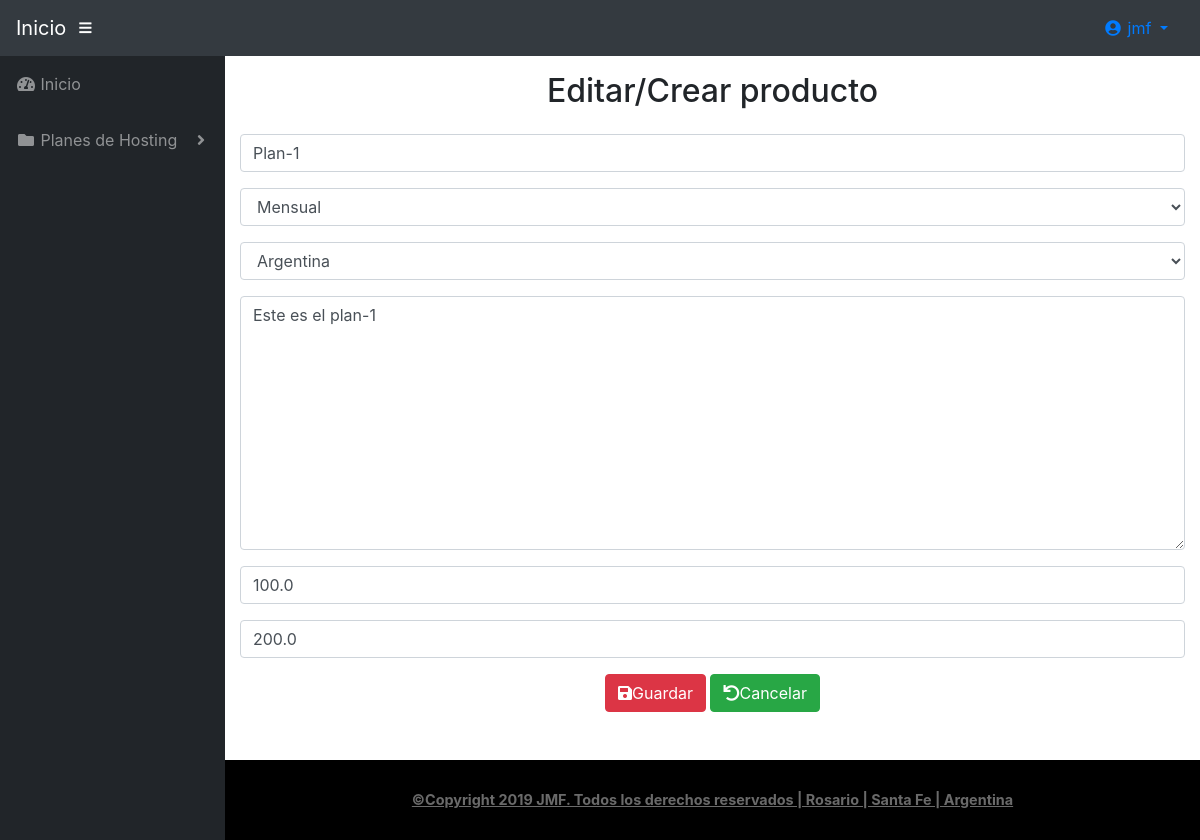
Page /pruebas/productos/edit/1 (signed in) on the committed database.
### pruebas/models.py (models this page shows, shortened)
class Productos(models.Model):
    nombre=models.CharField(max_length=50)
    descripcion=models.CharField(max_length=300)
    periodo=models.ForeignKey(Periodos, on_delete=models.CASCADE,blank=True,null=True)
    pais=models.ForeignKey(Paises, on_delete=models.CASCADE,blank=True,null=True)
    PrecioCompra=models.FloatField(null=True, blank=True)
    PrecioRenovacion=models.FloatField(null=True, blank=True)
    class Meta():
        verbose_name_plural='Productos'

class Periodos(models.Model):
    periodo=models.CharField(max_length=30)
    def __str__(self):
        return '{}'.format(self.periodo)
    class Meta():
        verbose_name_plural='Periodos'

class Paises(models.Model):
    pais=models.CharField(max_length=50)
    def __str__(self):
        return '{}'.format(self.pais)
    class Meta():
        verbose_name_plural='paises'

### pruebas/views.py (the view)
# urls.py: path('productos/edit/<int:pk>', ProductoEdit.as_view(), name='producto_edit'),
class ProductoEdit(SuccessMessageMixin,PermisoDenegado, UpdateView):
    permission_required="pruebas.change_productos"
    model=Productos
    template_name = "pruebas/producto_create.html"
    context_object_name='producto'
    form_class=FormCreate
    success_url= reverse_lazy('pruebas:lista_productos')
    success_message = "El producto %(nombre)s fue modificado exitosamente!"

### pruebas/templates/pruebas/producto_create.html (shortened to what this page needs)
{% extends 'base/base.html' %}
{% block Contenido %}
<form id="form-create" action="" method="post">
    <div class="panel panel-default">
        <div class="panel-heading"><h2 class="mb-4 text-center">Editar/Crear producto</h2></div>
        <div class="panel-body">
          {{ form.as_p }}
          <div class="mb-5 text-center">
            <button type="submit" id="guardar" class="btn btn-danger"><span class="fa fa-save"></span>Guardar</button>
            <a href="{% url 'pruebas:lista_productos' %}" class="btn btn-success"><span class="fa fa-undo"></span>Cancelar</a>
          </div>
        </div>
      </div>
</form>
{%endblock Contenido%}

### templates/base/base.html (shortened to what this page needs)
{%load static%}
<!DOCTYPE html>
<html lang="es">
<head>
   {% block head %}
  <link href="https://cdnjs.cloudflare.com/ajax/libs/select2/4.0.10/css/select2.min.css" rel="stylesheet" />
  <link rel="stylesheet" type="text/css" href="https://cdn.datatables.net/v/dt/dt-1.10.20/datatables.min.css"/>
  <link rel="stylesheet" href="https://stackpath.bootstrapcdn.com/bootstrap/4.3.1/css/bootstrap.min.css">
   <link href="{% static 'Base/css/all.min.css' %}" rel="stylesheet" type="text/css">
  <link href="{% static 'Base/datatables/dataTables.bootstrap4.css' %}" rel="stylesheet">
  <link href="{% static 'Base/css/sb-admin.css' %}" rel="stylesheet">
  <link href="{% static 'Base/css/mycss.css' %}" rel="stylesheet">
  <link href="{% static 'registration/css/registration.css' %}" rel="stylesheet">
  {% endblock %}
</head>
<body id="page-top">
  <nav class="navbar navbar-expand navbar-dark bg-dark static-top">
    <a class="navbar-brand mr-1" href="{% url 'Aplicacion:home' %}">Inicio</a>
    <button class="btn btn-link btn-sm text-white order-1 order-sm-0" id="sidebarToggle" href="#">
      <i class="fas fa-bars" style="float: left"></i>
    </button>
    <ul class="nav navbar-top-links navbar-right">
      <li class="nav-item dropdown no-arrow">
        <a class="nav-link dropdown-toggle" href="#" id="userDropdown" role="button" data-toggle="dropdown"
          aria-haspopup="true" aria-expanded="True">
          <i class="fas fa-user-circle fa-fw"></i>
          {{user.username}}
        </a>
        </li>
      </ul>
    </nav>
  <div id="wrapper">
    <ul class="sidebar navbar-nav">
      <li class="nav-item">
        <a class="nav-link" href="{%url 'Aplicacion:home'%}">
          <i class="fas fa-fw fa-tachometer-alt"></i>
          <span>Inicio</span>
        </a>
      </li>
      <li class="nav-item dropdown">
        <a class="nav-link dropdown-toggle" href="#" id="pagesDropdown" role="button" data-toggle="dropdown"
          aria-haspopup="true" aria-expanded="false">
          <i class="fas fa-fw fa-folder"></i>
          <span>Planes de Hosting</span>
        </a>
      </li>
    </ul>
<div id="content-wrapper">
  <div class="container-fluid">
{%block Contenido%}{%endblock Contenido%}
  </div>
<footer class="sticky-footer">
  <div class="container my-auto">
    <div class="copyright text-center my-auto">
      <span><u><b> ©Copyright 2019 JMF. Todos los derechos reservados | Rosario | Santa Fe |
            Argentina</u></b></span>
    </div>
  </div>
</footer>
    </div>
  </div>
</body>
</html>

### static/Base/css/mycss.css (style rules this page uses)
.nav { margin-left: auto; }

### rows in the picture
Productos: nombre "Plan-1", descripcion "Este es el plan-1", PrecioCompra "100.0", PrecioRenovacion "200.0"
Periodos: periodo "Mensual"
Paises: pais "Argentina"

### other values in the picture
{{ user.username }} "jmf"
